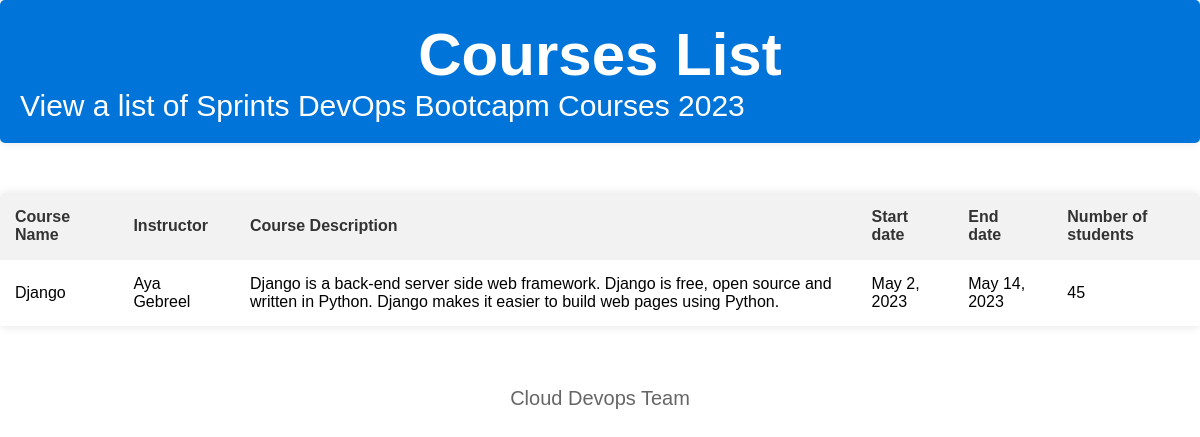
Page /courses/ on the committed database.
### courses/models.py (models this page shows, shortened)
class Course(models.Model):
            name = models.CharField(max_length=100, null=True)
            instrutor_name = models.CharField(max_length=100, null=True)
            description = models.TextField(null=True,blank= True)
            start_date = models.DateField(null=True)
            end_date = models.DateField(null=True)
            student_num = models.IntegerField(null=True)
            class Meta:
                verbose_name = 'Courses Name'

### courses/views.py (the view)
# urls.py: path('', views.cours_list, name='Courses List'),
def cours_list(request):
    context = {}
    context["data"] = Course.objects.all()
    return render (request, "courses/courses.html", context)

### templates/courses/courses.html (shortened to what this page needs)
<!DOCTYPE html>
<html>
  <head>
  </head>
  <body>
    <div class="header">
      <h1>Courses List</h1>
      <p>View a list of Sprints DevOps Bootcapm Courses 2023</p>
    </div>
    <table>
      <thead>
        <tr>
          <th><span class="label">Course Name</span></th>
          <th><span class="label">Instructor</span></th>
          <th><span class="label">Course Description</span></th>
          <th><span class="label">Start date</span></th>
          <th><span class="label">End date</span></th>
          <th><span class="label">Number of students</span></th>
        </tr>
      </thead>
      <tbody>
        {% for course in data %}
          <tr>
            <td>{{ course.name }}</td>
            <td>{{ course.instrutor_name }}</td>
            <td>{{ course.description }}</td>
            <td>{{ course.start_date }}</td>
            <td>{{ course.end_date }}</td>
            <td>{{ course.student_num }}</td>
          </tr>
        {% empty %}
            <tr>
                <td colspan="4" class
                "empty-message">No Courses listed.</td>
            </tr>
        {% endfor %}
        </tbody>
    </table>
    <div class="footer">
        <p>Cloud Devops Team </p>
    </div>

### templates/courses/courses.html (style rules this page uses)
body { font-family: Arial, sans-serif; margin: 0; padding: 0; }
h1 { text-align: center; font-size: 36px; margin-top: 50px; margin-bottom: 20px; }
table { border-collapse: collapse; width: 100%; margin-bottom: 50px; border-radius: 5px; overflow: hidden; box-shadow: 0px 0px 10px rgba(0, 0, 0, 0.1); }
th, td { text-align: left; padding: 15px; border-bottom: 1px solid #f2f2f2; }
th { background-color: #f2f2f2; color: #333; }
.label { font-weight: bold; margin-right: 10px; }
.header { background-color: #0074D9; color: #fff; padding: 20px; margin-bottom: 50px; border-radius: 5px; overflow: hidden; box-shadow: 0px 0px 10px rgba(0, 0, 0, 0.1); }
.header h1 { margin: 0; font-size: 60px; }
.header p { margin: 0; font-size: 30px; }
.footer { text-align: center; font-size: 20px; margin-top: 60px; }
.footer p { margin: 0; color: #666; }

### rows in the picture
Course: name "Django", instrutor_name "Aya Gebreel", description "Django is a back-end server side web framework. Django is free, open source and written in Python. Django makes it easier to build web pages using Python.", start_date "May 2, 2023", end_date "May 14, 2023", student_num "45"
